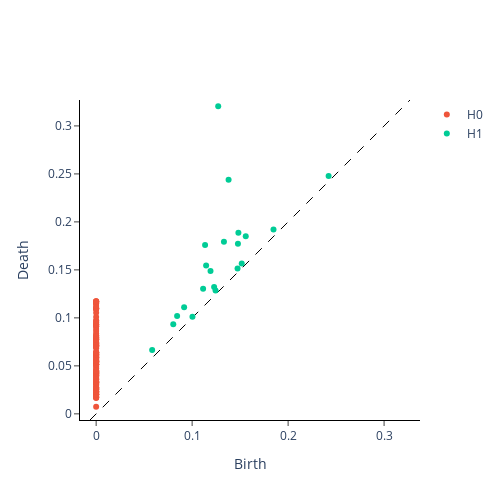
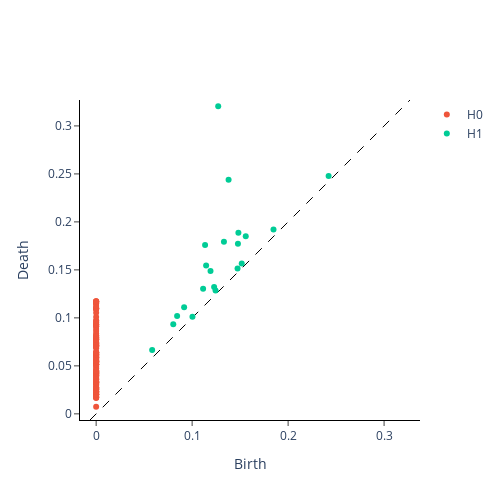

Source (notebook cell) for these figures, in order:
### Code cell
VietorisRipsPersistence(metric='euclidean').fit_transform_plot([X]);
